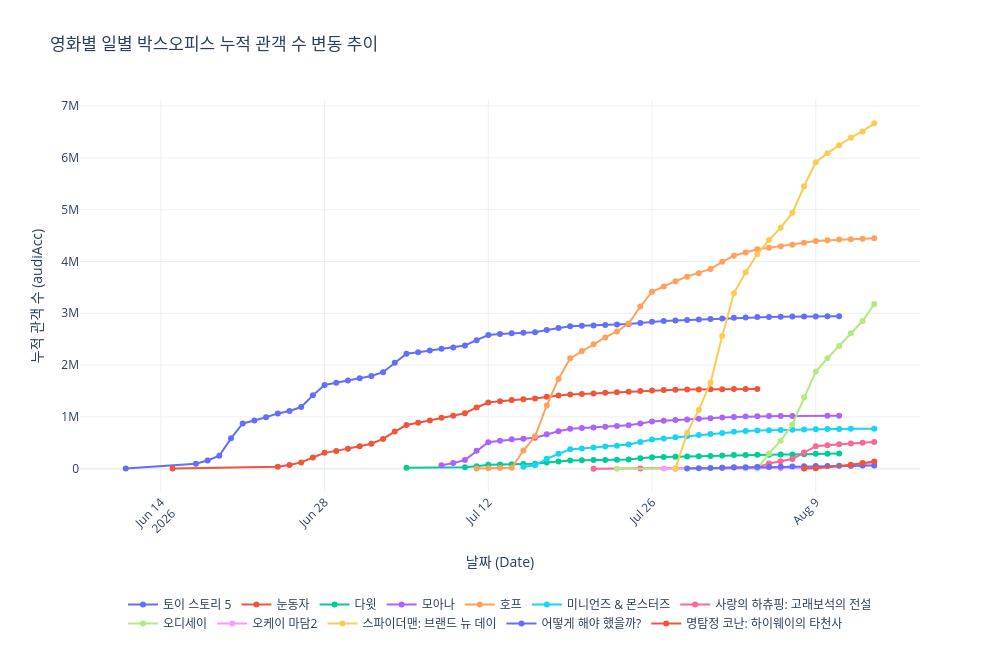

This figure's notebook cell:
### Markdown cell above
### 4-1-5. 기간에 따른 누적 관객 수 변화

### Code cell
draw_lineChart(merged_df, 'audiAcc', '영화별 일별 박스오피스 누적 관객 수 변동 추이', '누적 관객 수')
